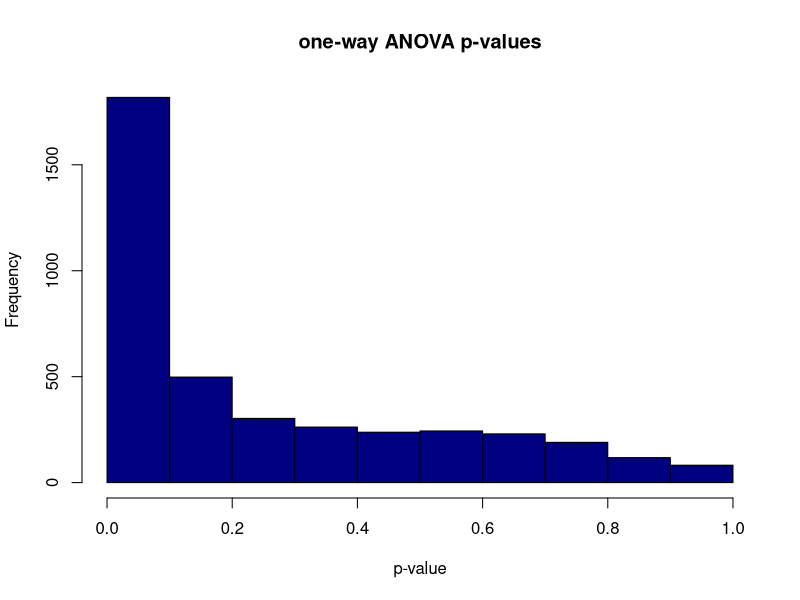
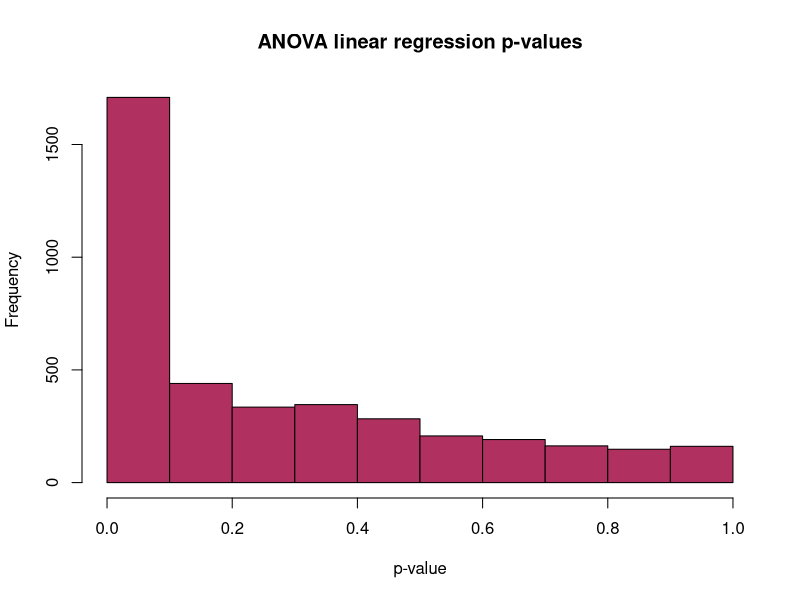
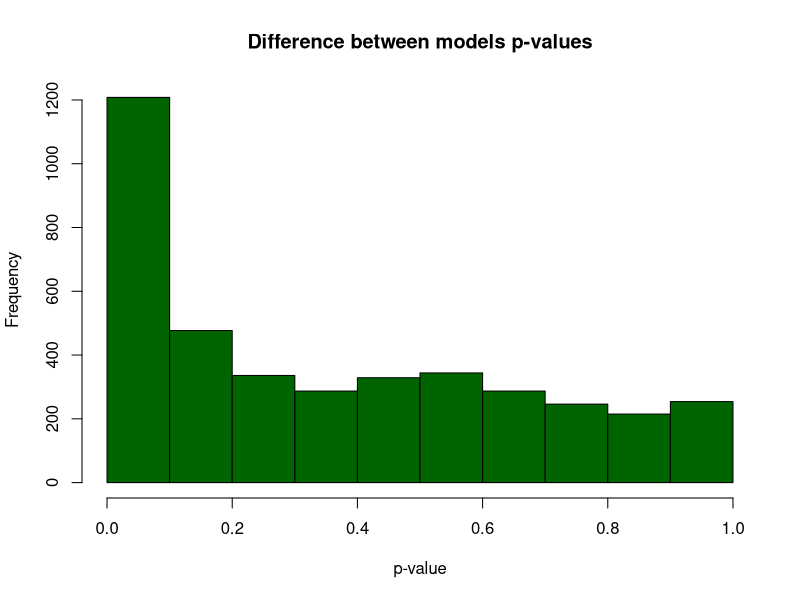
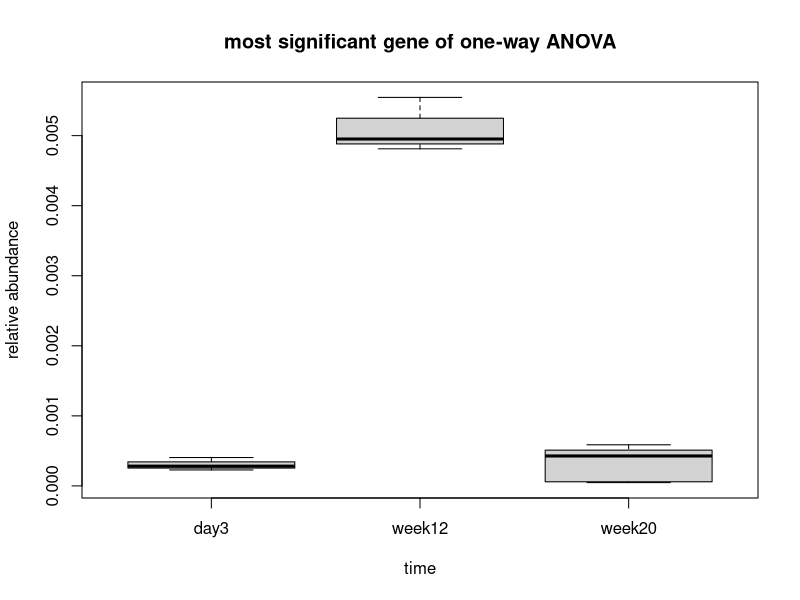
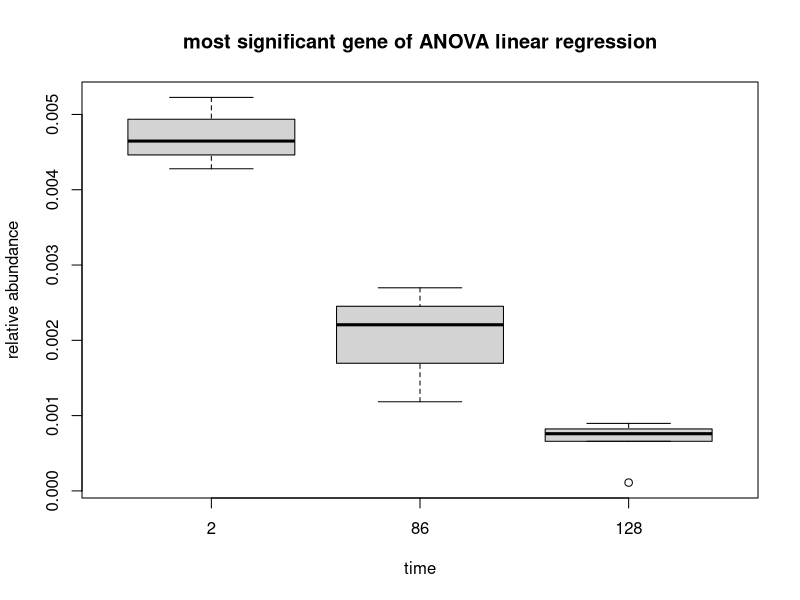
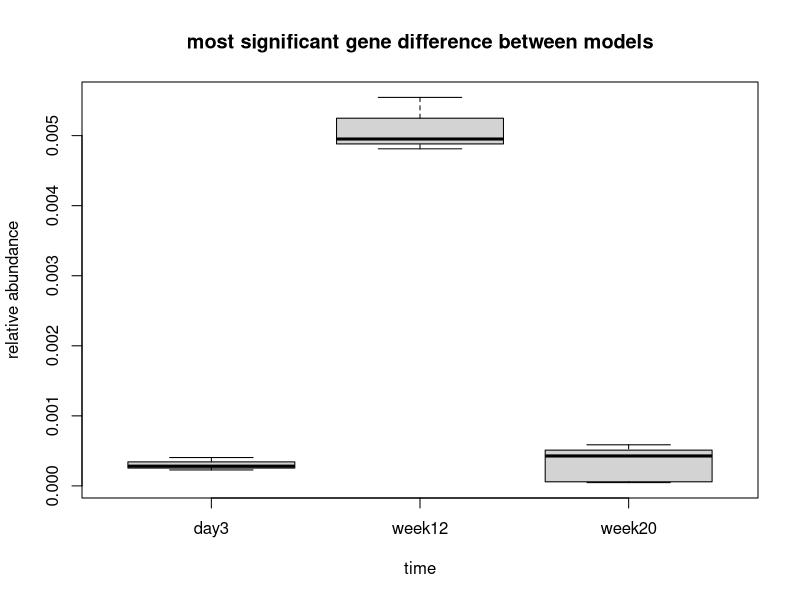

The R source for these figures, in order:
## ---- chunk 1
countData <- read.table("nc101_scaff_dataCounts.txt", sep = "\t", header = TRUE, row.names = 1)

#remove rare genes
countData <- countData[apply(countData, 1, median)> 5,]

countNorm <- countData
for (i in 1:ncol(countData))
{
  colSum = sum(countData[,i])
  countNorm[,i] = countNorm[,i]/colSum
}
## ---- chunk 2
#one-way ANOVA
pValA <- vector()
for(i in 1:nrow(countNorm))
{
  countRow <- as.numeric(countNorm[i,])
  timePoint <- c(rep("day2", 3), rep("week12", 3), rep("week18", 5))
  countLM <- lm(countRow ~ timePoint, x = TRUE)
  pValA[i] <- anova(countLM)$"Pr(>F)"[1]
}

#number of significant genes at a BH FDR-corrected 0.05 threshold
pValA_BH <- p.adjust(pValA, method = "BH")
print(sum(pValA_BH < 0.05))
## ---- chunk 3
#histogram of one-way ANOVA p-values
hist(pValA, xlab = "p-value", main = "one-way ANOVA p-values", col = "navy")
## ---- chunk 4
#ANOVA linear regression as a function of time
pValB <- vector()
for(i in 1:nrow(countNorm))
{
  countRow <- as.numeric(countNorm[i,])
  timePoint <- c(rep(2, 3), rep(86, 3), rep(128, 5))
  countLM <- lm(countRow ~ timePoint, x = TRUE)
  pValB[i] <- anova(countLM)$"Pr(>F)"[1]
}

#number of significant genes at a BH FDR-corrected 0.05 threshold
pValB_BH <- p.adjust(pValB, method = "BH")
print(sum(pValB_BH < 0.05))
## ---- chunk 5
#histogram of ANOVA linear regression p-values
hist(pValB, xlab = "p-value", main = "ANOVA linear regression p-values", col = "maroon")
## ---- chunk 6
#ANOVA comparing 3 and 2 parameter models
pValANOVA <- vector()
pValLR <- vector()
pValDiff <- vector()
index <- vector()
  
for(i in 1:nrow(countNorm)) 
{
	index[i] <- i
	countRow <- as.numeric(countNorm[i,])
	
	#populate p-values one-way ANOVA
  timeANOVA <- c(rep("day2", 3), rep("week12", 3), rep("week18", 5))
  modelANOVA <- lm(countRow ~ timeANOVA, x = TRUE)
  pValANOVA[i] <- anova(modelANOVA)$"Pr(>F)"[1]
  
  #populate p-values ANOVA LR
  timeLR <- c(rep(2, 3), rep(86, 3), rep(128, 5))
  modelLR <- lm(countRow ~ timeLR, x = TRUE)
  pValLR[i] <- anova(modelLR)$"Pr(>F)"[1]
  
  #populate modle difference p-value with 9 full degrees of fredom
  fullErr <- sum(residuals(modelANOVA)^2)
  reducedErr <-sum(residuals(modelLR)^2)
  Fstat <- ((reducedErr - fullErr)/1)/(fullErr/9)
  pValDiff[i] <- pf(Fstat, 1, 9, lower.tail = FALSE)
}

#number of significant difference between genes at a BH FDR-corrected 0.05 threshold
pValDiff_BH <- p.adjust(pValDiff, method = "BH")
print(sum(pValDiff_BH < 0.05))
## ---- chunk 7
#histogram of ANOVA linear regression p-values
hist(pValDiff, xlab = "p-value", main = "Difference between models p-values", col = "dark green")
## ---- chunk 8
#x-axis labels for abundacne graphs (boxplots)
categoriesAC <- factor(c(rep("day3", 3), rep("week12", 3), rep("week20", 5)))
categoriesB <- factor(c(rep(2, 3), rep(86, 3), rep(128, 5)))

#abundance data frame
abundFrame <- data.frame(index, pValANOVA, pValLR, pValDiff)
## ---- chunk 9
#relative abundance graph of most significant gene for one-way ANOVA
abundFrame <- abundFrame[order(abundFrame$pValANOVA),] 
boxplot(as.numeric(countNorm[abundFrame$index[1],]) ~ categoriesAC, xlab = "time", ylab = "relative abundance", main = "most significant gene of one-way ANOVA") 
## ---- chunk 10
#relative abundance graph of most significant gene for ANOVA linear regression
abundFrame <- abundFrame[order(abundFrame$pValLR),] 
boxplot(as.numeric(countNorm[abundFrame$index[1],]) ~ categoriesB, xlab = "time", ylab = "relative abundance", main = "most significant gene of ANOVA linear regression") 
## ---- chunk 11
#relative abundance graph of most significatn gene difference between models
abundFrame <- abundFrame[order(abundFrame$pValDiff),] 
boxplot(as.numeric(countNorm[abundFrame$index[1],]) ~ categoriesAC, xlab = "time", ylab = "relative abundance", main = "most significant gene difference between models") 
